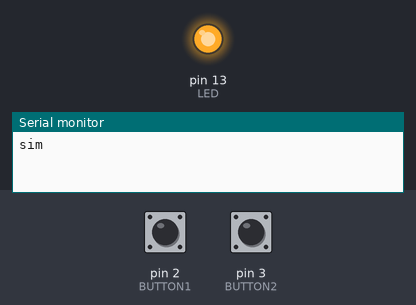
A sketch run on a simulated Arduino Uno, built with avr-gcc and run on an emulated ATmega328P. Parts: output pins drawn as LEDs (lit = HIGH), the last lines printed to the serial monitor. Inputs (shaded band) come from the test bench; at power-on: pin 2 (BUTTON1) LOW, pin 3 (BUTTON2) LOW.

Above: at 1.2 s.
1.3 s: pin 2 (BUTTON1) pulled HIGH for 3.2 s
At 2.45 s:
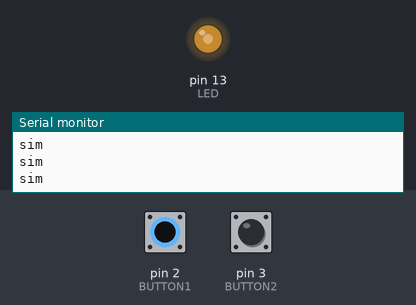
6.0 s: pin 2 (BUTTON1) pulled HIGH for 0.15 s
At 7.2 s:
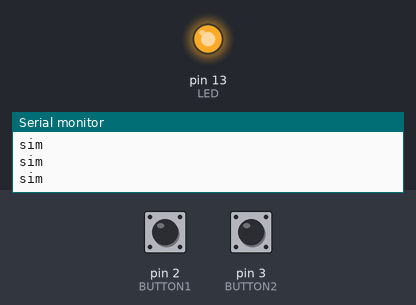
7.6 s: pin 3 (BUTTON2) pulled HIGH for 0.15 s
At 8.8 s:
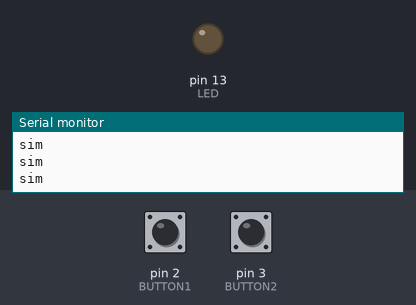
Timing chart, 0 to 10.6 s (numbered marks = the images above; inputs shaded):
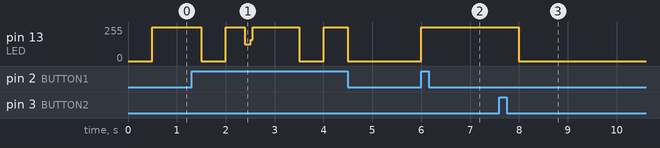

The sketch:

codigo_event_driveTAREFA02.ino
```cpp
// Variáveis API///////////////////////////////////////////////////////
unsigned long timer1 = 0, timer2 = 0, timer1_marca = 0, timer2_marca = 0;
unsigned long timer1_flag = 0, timer2_flag = 0;
bool flag_button = 0, stamp_2 = 0, flag = 0;
//////////////////////////////////////////////////////////////////////

#define BUTTON1 2
#define BUTTON2 3
#define LED 13

int vel_led = 2000;
int state_led = 0;
int pin1 = 0, pin2 = 0;

void button_listen (int pin) // “pin” passado deve gerar notificações
{
  if (!flag_button)
    timer1_flag = millis();
  else
  {
    timer2_flag = millis();
    flag_button = !flag_button;
  }

  if (timer1_flag - timer2_flag >= 150)
  {
    if ( digitalRead(pin) == HIGH)
    {
      flag_button = !flag_button;
      button_changed(pin, 1);

    }
  }
}

void timer_set (int ms) // timer deve expirar após “ms” milisegundos
{
  timer1 = timer2 = millis();

  if ( !stamp_2 )
  {
    if (timer1 - timer1_marca >= ms)
    {
      timer_expired();
      timer1_marca = timer1;
    }
  }
  else
  {
    if (timer2 - timer2_marca >= ms)
    {
      timer_expired();
      timer2_marca = timer2;
      flag = 1;
    }
  }
}
void button_changed (int pin, int v)// notifica que “pin” mudou para “v”
{
  if (pin == 2 && v == 1)
  {
    vel_led -= 250;
    pin1 = 1;
  }

  if (pin == 3 && v == 1)
  {
    vel_led += 250;
    pin2 = 1;
  }

  timer_set(500);
}

void timer_expired(void)// notifica que o timer expirou
{
  if (!flag)
  {
    state_led = !state_led;
    digitalWrite(LED, state_led);
  }
  else
  {
    pin1 = pin2 = 0;
    flag = 0;
    Serial.println("sim");
  }
}

void setup()
{
  Serial.begin(9600);
  pinMode(BUTTON1, INPUT);
  pinMode(BUTTON2, INPUT);
  pinMode(LED, OUTPUT);
}

void loop()
{
  button_listen(2);
  timer_set(vel_led);
  button_listen(3);

  stamp_2 = 1;
  timer_set(500);
  stamp_2 = 0;

  if (pin1 && pin2)
    while (true)
      digitalWrite(LED, HIGH);


}
```

Measured:
- after the input at 6.0 s, pin 13 (LED): 0/255 → 255/255 at once
- after the input at 7.6 s, pin 13 (LED): 255/255 → 0/255 after 0.40 s
